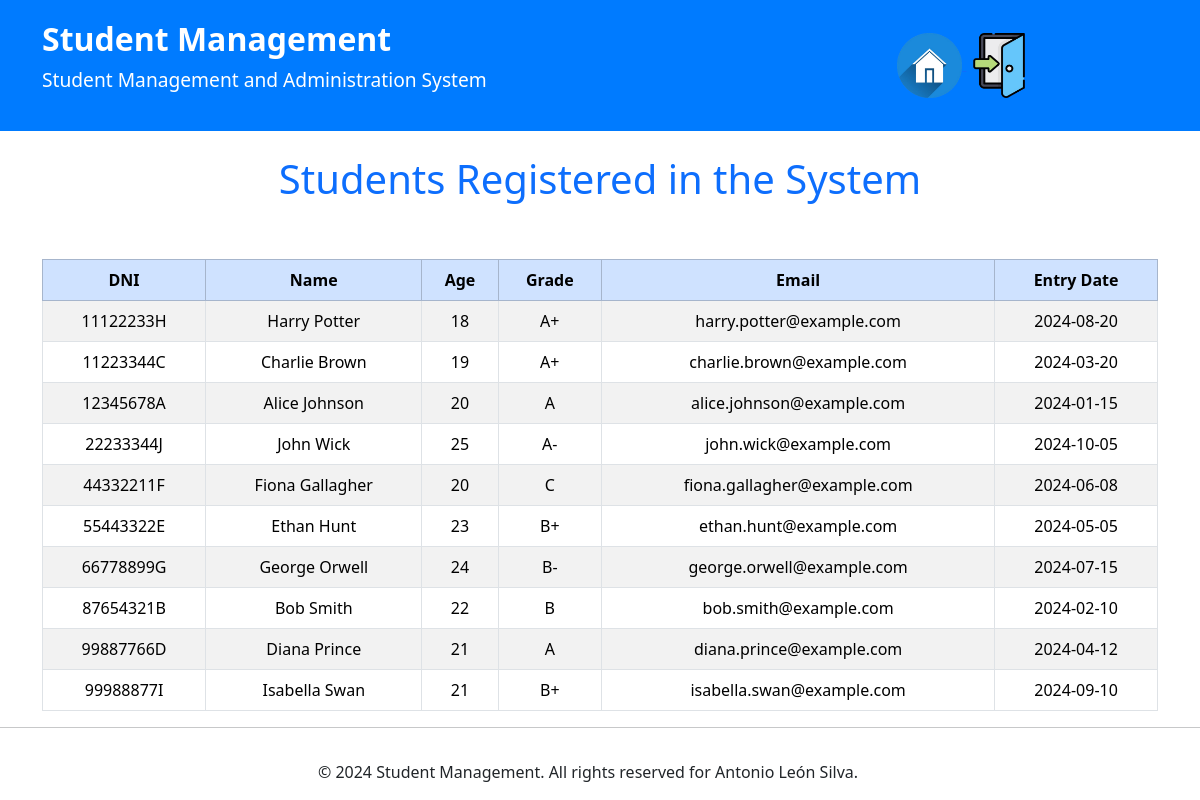
/operaciones/consultarRegistros.php (signed in), run on the app's committed database.
### tables this page shows
CREATE TABLE `students` (
  `dni` char(9) NOT NULL,
  `name` varchar(100) NOT NULL,
  `age` int(11) NOT NULL,
  `grade` varchar(5) NOT NULL,
  `email` varchar(100) NOT NULL,
  `registration_date` date NOT NULL,
  PRIMARY KEY (`dni`)
);

### operaciones/consultarRegistros.php (the view, shortened to what this page needs)
<?php
include "../funciones/conexionBD.php";
include "../html/cabecera.php";
print "<br><h1 class='text-center text-primary'>Students Registered in the System</h1>";
print "<br><br>";
print "<div class='container'>";
print "<table class='table table-bordered table-striped text-center'>";
print "<thead class='table-primary'>";
print "<tr><th>DNI</th><th>Name</th><th>Age</th><th>Grade</th><th>Email</th><th>Entry Date</th></tr>";
print "</thead>";
print "<tbody>";
try {
    $conn->setAttribute(PDO::ATTR_ERRMODE, PDO::ERRMODE_EXCEPTION);
    $stmt = $conn->prepare("SELECT * FROM students");
    $stmt->execute();
    $results = $stmt->fetchAll(PDO::FETCH_ASSOC);
    foreach ($results as $registro) {
        print "<tr>
            <td>" . htmlspecialchars($registro['dni']) . "</td>
            <td>" . htmlspecialchars($registro['name']) . "</td>
            <td>" . htmlspecialchars($registro['age']) . "</td>
            <td>" . htmlspecialchars($registro['grade']) . "</td>
            <td>" . htmlspecialchars($registro['email']) . "</td>
            <td>" . htmlspecialchars($registro['registration_date']) . "</td>
        </tr>";
    }
} catch (PDOException $e) {
    print "<tr><td colspan='6' class='text-danger'>Error: " . htmlspecialchars($e->getMessage()) . "</td></tr>";
}
print "</tbody>";
print "</table>";
print "</div>";
include "../html/pie.php";

### html/cabecera.php (shortened to what this page needs)
<!DOCTYPE html>
<html lang="es">
<head>
    <link href="https://cdn.jsdelivr.net/npm/bootstrap@5.3.3/dist/css/bootstrap.min.css" rel="stylesheet">
</head>
<body>
    <header class="header">
        <div class="container">
            <div class="row align-items-center">
                <div class="col-sm-6">
                    <h1 class="title">Student Management</h1>
                    <p class="subtitle">Student Management and Administration System</p>
                </div>
                <div class="col-sm-3 aling-items-right">
                    <a href="../index.php">
                    <img src="../img/inicio.png" class="img-fluid w-25" alt="go to home">
                    </a>
                    <a href="../funciones/cerrarsesion.php">
                    <img src="../img/cerrarsesion.png" class="img-fluid w-25" alt="log out">
                    </a>
                </div>
            </div>
        </div>
    </header>

### html/pie.php
<hr>
<footer class="footer-bg">
    <div class="container">
        <div class="row">
            <div class="row mt-3">
                <div class="col text-center">
                    <p class="footer-text">&copy; 2024 Student Management. All rights reserved for Antonio León Silva.</p>
                </div>
            </div>
        </div>
</footer>

### html/cabecera.php (style rules this page uses)
.header { background-color: #007bff; color: white; padding: 20px 0; }
.title { font-size: 2rem; font-weight: bold; }
.subtitle { font-size: 1.2rem; font-weight: 300; }

### data on the page
students: dni "11122233H", name "Harry Potter", age "18", grade "A+", email "harry.potter@example.com", registration_date "2024-08-20"
students: dni "11223344C", name "Charlie Brown", age "19", grade "A+", email "charlie.brown@example.com", registration_date "2024-03-20"
students: dni "12345678A", name "Alice Johnson", age "20", grade "A", email "alice.johnson@example.com", registration_date "2024-01-15"
students: dni "22233344J", name "John Wick", age "25", grade "A-", email "john.wick@example.com", registration_date "2024-10-05"
students: dni "44332211F", name "Fiona Gallagher", age "20", grade "C", email "fiona.gallagher@example.com", registration_date "2024-06-08"
students: dni "55443322E", name "Ethan Hunt", age "23", grade "B+", email "ethan.hunt@example.com", registration_date "2024-05-05"
students: dni "66778899G", name "George Orwell", age "24", grade "B-", email "george.orwell@example.com", registration_date "2024-07-15"
students: dni "87654321B", name "Bob Smith", age "22", grade "B", email "bob.smith@example.com", registration_date "2024-02-10"
students: dni "99887766D", name "Diana Prince", age "21", grade "A", email "diana.prince@example.com", registration_date "2024-04-12"
students: dni "99988877I", name "Isabella Swan", age "21", grade "B+", email "isabella.swan@example.com", registration_date "2024-09-10"
